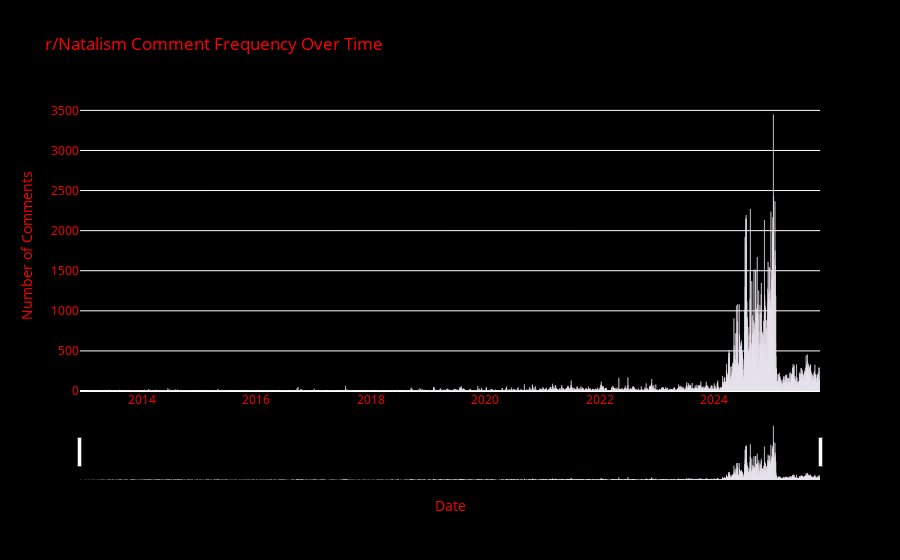

The notebook cell saved with this chart:
### Code cell
## Interactive Plotly visualization for comment dates
### Sort by date for chronological view
### Black BG, Red FG, Text, and Lines

commentDatesFreq_sorted = natalismComments["created_utc_datetime_dates"].value_counts().sort_index()

fig = px.bar(
    x=commentDatesFreq_sorted.index,
    y=commentDatesFreq_sorted.values,
    labels={'x': 'Date', 'y': 'Number of Comments'},
    title='r/Natalism Comment Frequency Over Time',
    color_discrete_sequence=['red']
)

fig.update_layout(
    xaxis_title="Date",
    yaxis_title="Number of Comments",
    xaxis=dict(
        rangeslider=dict(visible=True),  # Adds a range slider for easy navigation
        type="date"
    ),
    hovermode="x unified",
    font_color="red",
    paper_bgcolor="black",
    plot_bgcolor="black"
)

fig.update_traces(
    hovertemplate="Date: %{x}<br>Comments: %{y}<extra></extra>"
)

fig.show()

### Figure 1 — Plotly figure (JSON) as saved in the notebook; plotly's stock layout.template omitted (floating-point values rounded to 4 significant figures; data arrays with more than 128 entries replaced by an {"elided": "..."} marker saying what was removed)
{"data": [{"hovertemplate": "Date: %{x}<br>Comments: %{y}<extra></extra>", "legendgroup": "", "marker": {"color": "red", "pattern": {"shape": ""}}, "name": "", "orientation": "v", "showlegend": false, "textposition": "auto", "type": "bar", "x": {"elided": "3699 str values"}, "xaxis": "x", "y": {"elided": "3699 int values"}, "yaxis": "y"}], "layout": {"barmode": "relative", "font": {"color": "red"}, "hovermode": "x unified", "legend": {"tracegroupgap": 0}, "paper_bgcolor": "black", "plot_bgcolor": "black", "title": {"text": "r/Natalism Comment Frequency Over Time"}, "xaxis": {"anchor": "y", "domain": [0, 1], "rangeslider": {"visible": true}, "title": {"text": "Date"}, "type": "date"}, "yaxis": {"anchor": "x", "domain": [0, 1], "title": {"text": "Number of Comments"}}}}
